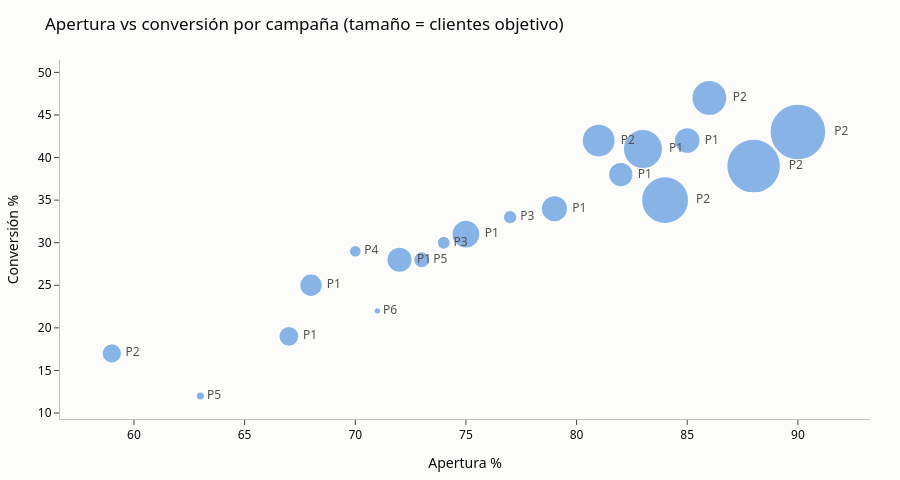

Source (notebook cell):
### Code cell
# Cada campaña: apertura vs conversión (etiqueta = partición)
c = campanas.copy()
fig = px.scatter(c, x="apertura_pct", y="conversion_pct", size="clientes_objetivo", size_max=40, text="particion",
                 hover_data={"campaign_id": True, "campana": True, "particion_nombre": True, "anio": True,
                             "clientes_objetivo": ":,", "particion": False},
                 title="Apertura vs conversión por campaña (tamaño = clientes objetivo)")
fig.update_traces(marker=dict(color=PAL[0], opacity=0.55, line=dict(color="white", width=2)),
                  textposition="middle right", textfont=dict(color="#52514e"))
fig.update_layout(height=480, xaxis_title="Apertura %", yaxis_title="Conversión %")
fig.show()
print("Correlación apertura–conversión entre campañas:", round(c.apertura_pct.corr(c.conversion_pct), 2))

### Figure 1 — Plotly figure (JSON) as saved in the notebook; plotly's stock layout.template omitted (floating-point values rounded to 4 significant figures)
{"data": [{"customdata": [["CAM001", "Cashback LikeU Farmacias", "Mass · LikeU", 2024, 150000, "P1"], ["CAM002", "Cashback LikeU Restaurantes", "Mass · LikeU", 2024, 180000, "P1"], ["CAM003", "Cashback LikeU Telecom", "Mass · LikeU", 2024, 120000, "P1"], ["CAM004", "Activación Tarjeta Digital", "Todos · Todas", 2024, 250000, "P2"], ["CAM005", "Hot Sale MSI", "Todos · Todas", 2024, 500000, "P2"], ["CAM006", "Buen Fin Cashback", "Todos · Todas", 2024, 650000, "P2"], ["CAM007", "Aeroméxico Rewards Viajes", "Premier · Aeroméxico Platinum", 2024, 45000, "P3"], ["CAM008", "Fiesta Rewards Hoteles", "Select · Fiesta Rewards", 2024, 35000, "P4"], ["CAM009", "Upgrade Gold a Platinum", "Select · Platinum", 2024, 18000, "P5"], ["CAM010", "Referidos LikeU", "Mass · LikeU", 2024, 95000, "P1"], ["CAM011", "Cashback Baby LikeU", "Mass · LikeU", 2025, 350000, "P1"], ["CAM012", "Compra y Gana Aeroméxico", "Premier · Aeroméxico Platinum", 2025, 42000, "P3"], ["CAM013", "Hot Sale Cashback 15%", "Todos · Todas", 2025, 700000, "P2"], ["CAM014", "Activación App Santander", "Todos · Todas", 2025, 280000, "P2"], ["CAM015", "Promoción Contactless", "Mass · LikeU", 2025, 160000, "P1"], ["CAM016", "MSI Viajes Verano", "Select · Platinum", 2025, 62000, "P5"], ["CAM017", "Cashback Farmacias 6%", "Mass · LikeU", 2025, 140000, "P1"], ["CAM018", "Cashback Restaurantes 5%", "Mass · LikeU", 2025, 155000, "P1"], ["CAM019", "Reactivación Tarjetas Inactivas", "Todos · Todas", 2025, 90000, "P2"], ["CAM020", "Beneficios World Elite", "Premier · World Elite", 2025, 12000, "P6"]], "hovertemplate": "apertura_pct=%{x}<br>conversion_pct=%{y}<br>clientes_objetivo=%{customdata[4]:,}<br>campaign_id=%{customdata[0]}<br>campana=%{customdata[1]}<br>particion_nombre=%{customdata[2]}<br>anio=%{customdata[3]}<extra></extra>", "legendgroup": "", "marker": {"color": "#2a78d6", "line": {"color": "white", "width": 2}, "opacity": 0.55, "size": [150000, 180000, 120000, 250000, 500000, 650000, 45000, 35000, 18000, 95000, 350000, 42000, 700000, 280000, 160000, 62000, 140000, 155000, 90000, 12000], "sizemode": "area", "sizeref": 437.5, "symbol": "circle"}, "mode": "markers+text", "name": "", "orientation": "v", "showlegend": false, "text": ["P1", "P1", "P1", "P2", "P2", "P2", "P3", "P4", "P5", "P1", "P1", "P3", "P2", "P2", "P1", "P5", "P1", "P1", "P2", "P6"], "textfont": {"color": "#52514e"}, "textposition": "middle right", "type": "scatter", "x": [72, 75, 68, 81, 84, 88, 77, 70, 63, 67, 83, 74, 90, 86, 79, 73, 82, 85, 59, 71], "xaxis": "x", "y": [28, 31, 25, 42, 35, 39, 33, 29, 12, 19, 41, 30, 43, 47, 34, 28, 38, 42, 17, 22], "yaxis": "y"}], "layout": {"height": 480, "legend": {"itemsizing": "constant", "tracegroupgap": 0}, "title": {"text": "Apertura vs conversión por campaña (tamaño = clientes objetivo)"}, "xaxis": {"anchor": "y", "domain": [0.0, 1.0], "title": {"text": "Apertura %"}}, "yaxis": {"anchor": "x", "domain": [0.0, 1.0], "title": {"text": "Conversión %"}}}}
